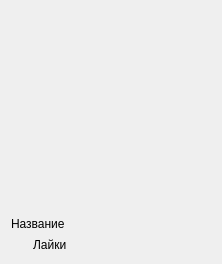
<?xml version="1.0" encoding="UTF-8"?>
<ui version="4.0">
 <class>PlaylistCard</class>
 <widget class="QWidget" name="PlaylistCard">
  <property name="geometry">
   <rect>
    <x>0</x>
    <y>0</y>
    <width>218</width>
    <height>262</height>
   </rect>
  </property>
  <property name="sizePolicy">
   <sizepolicy hsizetype="Minimum" vsizetype="Minimum">
    <horstretch>0</horstretch>
    <verstretch>0</verstretch>
   </sizepolicy>
  </property>
  <property name="windowTitle">
   <string>Form</string>
  </property>
  <layout class="QGridLayout" name="gridLayout">
   <item row="2" column="1">
    <widget class="QLabel" name="likesLabel">
     <property name="text">
      <string notr="true">Лайки</string>
     </property>
    </widget>
   </item>
   <item row="2" column="0">
    <widget class="QLabel" name="likesIconLabel">
     <property name="sizePolicy">
      <sizepolicy hsizetype="Fixed" vsizetype="Fixed">
       <horstretch>0</horstretch>
       <verstretch>0</verstretch>
      </sizepolicy>
     </property>
     <property name="minimumSize">
      <size>
       <width>16</width>
       <height>16</height>
      </size>
     </property>
     <property name="maximumSize">
      <size>
       <width>16</width>
       <height>16</height>
      </size>
     </property>
     <property name="text">
      <string notr="true"/>
     </property>
     <property name="pixmap">
      <pixmap resource="../resources.qrc">:/icons/svgs/regular/heart.svg</pixmap>
     </property>
     <property name="scaledContents">
      <bool>true</bool>
     </property>
    </widget>
   </item>
   <item row="1" column="0" colspan="2">
    <widget class="QLabel" name="nameLabel">
     <property name="text">
      <string notr="true">Название</string>
     </property>
    </widget>
   </item>
   <item row="0" column="0" colspan="2">
    <widget class="QLabel" name="coverLabel">
     <property name="sizePolicy">
      <sizepolicy hsizetype="Fixed" vsizetype="Fixed">
       <horstretch>0</horstretch>
       <verstretch>0</verstretch>
      </sizepolicy>
     </property>
     <property name="minimumSize">
      <size>
       <width>200</width>
       <height>200</height>
      </size>
     </property>
     <property name="maximumSize">
      <size>
       <width>200</width>
       <height>200</height>
      </size>
     </property>
     <property name="text">
      <string notr="true"/>
     </property>
    </widget>
   </item>
  </layout>
 </widget>
 <resources>
  <include location="../resources.qrc"/>
 </resources>
 <connections/>
</ui>
